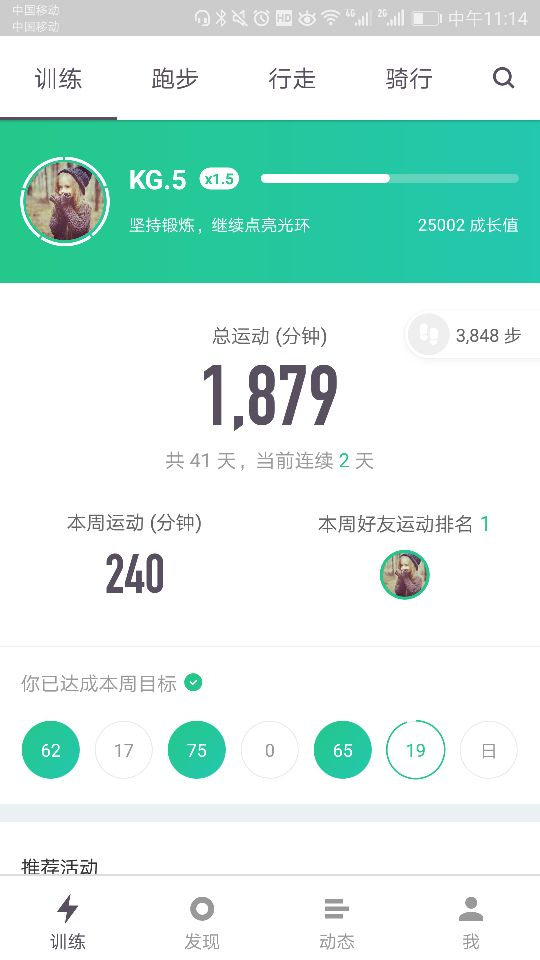
//> input picture NumericReg/keep/source/4.jpg, 540 x 960 px
$ ./NumReg   (built with g++ and OpenCV 4)
//> lines starting //> are read from the running program, lines starting //| are printed output that depends on the picture; after the words box and inside, x2 and y2 are one past the last pixel; in counts of white or black regions, pixels touching at a corner belong together
#include <iostream>
#include <vector>
#include <opencv2/opencv.hpp>
#include <opencv2/core/core.hpp>
#include <opencv2/highgui/highgui.hpp>
using namespace cv;
using std::cout;
using std::endl;
using std::vector;

int getColSum(Mat& src, int col)
{
	int ColSum = 0;
	for (int i = 0; i < src.rows; ++i) {
		ColSum += (src.at<uchar>(i, col));
	}
	return ColSum;
}

int getRowSum(Mat& src, int row)
{
	int RowSum = 0;
	for (int i = 0; i < src.cols; ++i) {
		RowSum += (src.at<uchar>(row, i));
	}
	return RowSum;
}

void cutTop(Mat& src, Mat& dstImg)//上下切割
{
	int top, bottom;
	top = 0;
	bottom = src.rows;

	int i;
	for (i = 0; i < src.rows; i++)
	{
		int colValue = getRowSum(src, i);
		if (colValue > 0)
		{
			top = i;
			break;
		}
	}
	for (; i < src.rows; i++)
	{
		int colValue = getRowSum(src, i);
		if (colValue == 0)
		{
			bottom = i;
			break;
		}
	}

	int height = bottom - top;
	Rect rect(0, top, src.cols, height);
	dstImg = src(rect).clone();
}

int cutLeft(Mat& src, Mat& leftImg, Mat& rightImg)//左右切割
{
	//cout << "cutLeft" << endl;
	int left, right;
	left = -1;
	right = src.cols;
	int i = 0;
	for (i = 0; i < src.cols; ++i) {
		int colValue = getColSum(src, i);
		//cout << "col " << i << " : " << colValue << endl;
		if (colValue > 0) {
			left = i;
			break;
		}
	}
	if (left == -1) {
		return 1;
	}

	for (; i < src.cols; i++) {
		int colValue = getColSum(src, i);
		//cout << "col " << i << " : " << colValue << endl;
		if (colValue == 0) {
			right = i;
			break;
		}
	}
	int width = right - left;
	Rect rect(left, 0, width, src.rows);
	leftImg = src(rect).clone();
	Rect rectRight(right, 0, src.cols - right, src.rows);
	rightImg = src(rectRight).clone();
	cutTop(leftImg, leftImg);
	return 0;
}

void getPXSum(Mat &src, int &diff)//获取所有像素点和
{
	threshold(src, src, 100, 255, CV_THRESH_BINARY);
	diff = 0;
	for (int i = 0; i < src.rows;i++)
	{
		for (int j = 0; j < src.cols; j++)
		{
			diff += src.at <uchar>(i, j);
		}
	}
}

int  getSubtract(Mat &src, int TemplateNum) //两张图片相减
{
	Mat img_result;
	int min = 100000000;
	int serieNum = 0;
	for (int i = 0; i < TemplateNum; i++) {
		char name[30];
		sprintf_s(name, "source\\pattern\\%d.jpg", i);
		//cout << name << endl;
		Mat Template = imread(name, CV_LOAD_IMAGE_GRAYSCALE);
		threshold(Template, Template, 100, 255, CV_THRESH_BINARY);
		threshold(src, src, 100, 255, CV_THRESH_BINARY);
		resize(src, src, Size(60, 60), 0, 0, CV_INTER_LINEAR);
		resize(Template, Template, Size(60, 60), 0, 0, CV_INTER_LINEAR);//调整尺寸
																		//imshow("src", src);
																		//imshow(name, Template);
																		//两张图片相减
		absdiff(Template, src, img_result);
		int diff = 0;
		getPXSum(img_result, diff);
		if (diff < min)
		{
			min = diff;
			serieNum = i;
		}
	}
	//printf("最小距离是%d ", min);
	//printf("匹配到第%d个模板匹配的数字是%d\n", serieNum, serieNum);
	return serieNum;
}

void preTrans(Mat& src, Mat& dst, int day)
{
	int pos[10] = { 70, 215, 365, 510, 655, 800, 950 };
	resize(src, src, Size(1080, 1920), 0, 0, CV_INTER_LINEAR);
	Rect rect(pos[day], 1470, 60, 60);
	dst = src(rect).clone();
	int Sum = 0;
	for (int i = 0; i < 5; ++i) {
		for (int j = 0; j < 5; ++j) {
			Sum += dst.at<uchar>(i, j);
		}
	}
	Sum /= 25;
	if (Sum > 200)
		threshold(dst, dst, 200, 255, CV_THRESH_BINARY_INV);//二值化
	else threshold(dst, dst, 200, 255, CV_THRESH_BINARY);//二值化
	//imshow("origin", dst);//显示图片
}

void getPattern(char* patternPath)
{
	//对图片二值化
	Mat source = imread(patternPath, CV_LOAD_IMAGE_GRAYSCALE);//读取图片并进行灰度化处理
	Mat src;
	preTrans(source, src, 2);

	Mat leftImg, rightImg;
	int res = cutLeft(src, leftImg, rightImg);
	vector<int> compression_params;
	compression_params.push_back(CV_IMWRITE_JPEG_QUALITY);
	compression_params.push_back(100);
	char path[25] = "source\\pattern\\3.jpg";
	while (res == 0)
	{
		try {
			imwrite(path, leftImg, compression_params);
		}
		catch (cv::Exception& ex) {
			printf("Exception converting image to JPG format: %s\n", ex.what());
			return;
		}
		path[15] = '5';
		cout << path << endl;
		Mat srcTmp = rightImg;
		res = cutLeft(srcTmp, leftImg, rightImg);
	}
}

void Match(char* matchImgPath, int day)
{
//> called with matchImgPath = "source\4.jpg", day = 5
	//对图片二值化
	Mat source = imread(matchImgPath, CV_LOAD_IMAGE_GRAYSCALE);//读取图片并进行灰度化处理
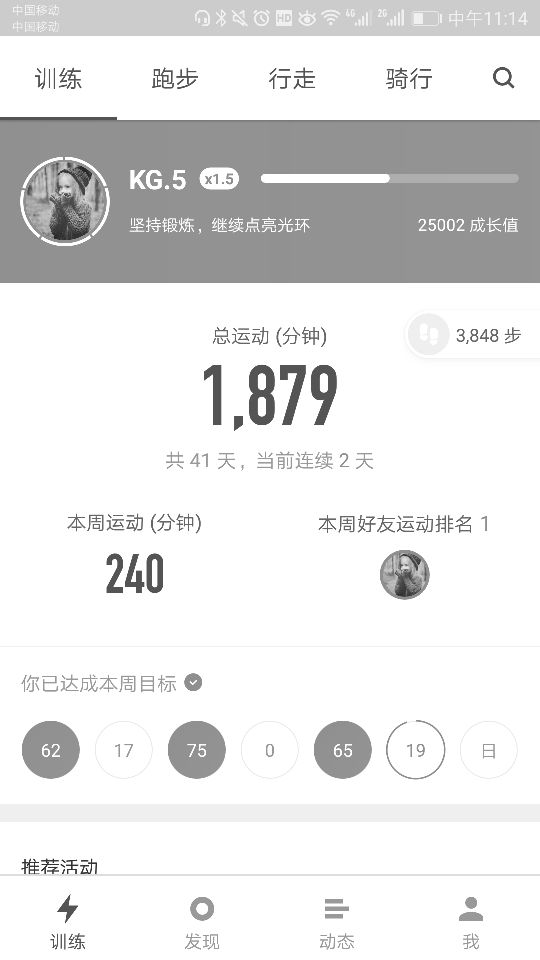
//> source: 960 rows x 540 cols, CV_8UC1; min 27, max 255, mean 229.1
	Mat src;
	preTrans(source, src, day);
//> in preTrans, `dst = src(rect).clone();`:
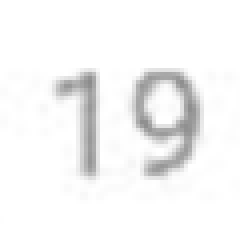
//> dst: 60 rows x 60 cols, CV_8UC1 (shown 4 times larger); min 140, max 255, mean 245.3
//> the loop in preTrans, `for (int i = 0; i < 5; ++i)` made 5 passes
//> Sum on passes 1 to 5: 1275, 2550, 3825, 5100, 6375
//> after the loop in preTrans, `for (int i = 0; i < 5; ++i)`: Sum = 6375
//> in preTrans, `Sum /= 25;`: Sum = 255
//> in preTrans, `threshold(dst, dst, 200, 255, CV_THRESH_BINARY_INV);`:
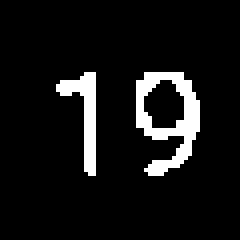
//> dst: 60 rows x 60 cols, CV_8UC1 (shown 4 times larger); 8.1% white; 2 white regions, box (x1, y1, x2, y2) and area: (34, 18, 50, 44) 190, (14, 18, 24, 44) 102
	//imshow("origin", src);//显示图片

	int ans = 0;
	Mat leftImg, rightImg;
	int res = cutLeft(src, leftImg, rightImg);
//> the loop in cutLeft, `for (i = 0; i < src.cols; ++i)` made 15 passes
//> colValue on passes 1 to 12: 0, 0, 0, 0, 0, 0, 0, 0, 0, 0, 0, 0
//> the loop in cutLeft, `for (; i < src.cols; i++)` made 11 passes
//> (colValue, right) on pass 11: (0, 24)
//> colValue on passes 1 to 6: 510, 1020, 1020, 1020, 765, 765
//> after the loop in cutLeft, `for (; i < src.cols; i++)`: i = 24
//> in cutLeft, `int width = right - left;`: width = 10
//> in cutLeft, `Rect rect(left, 0, width, src.rows);`: rect = Rect(14, 0, 10, 60)
//> in cutLeft, `Rect rectRight(right, 0, src.cols - right, src.rows);`: rectRight = Rect(24, 0, 36, 60)
//> in cutLeft, `rightImg = src(rectRight).clone();`:
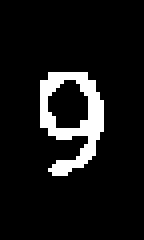
//> rightImg: 60 rows x 36 cols, CV_8UC1 (shown 4 times larger); 8.8% white; 1 white region, box (x1, y1, x2, y2) and area: (10, 18, 26, 44) 190
//> the loop in cutTop, `for (i = 0; i < src.rows; i++)` made 19 passes
//> the loop in cutTop, `for (; i < src.rows; i++)` made 27 passes
//> (colValue, bottom) on pass 27: (0, 44)
//> colValue on passes 1 to 6: 765, 1020, 2295, 2550, 2550, 1785
//> after the loop in cutTop, `for (; i < src.rows; i++)`: i = 44
//> in cutTop, `int height = bottom - top;`: height = 26
//> in cutTop, `Rect rect(0, top, src.cols, height);`: rect = Rect(0, 18, 10, 26)
//> res = 0
	while (res == 0)
	{
		ans = ans * 10 + getSubtract(leftImg, 10);
//> 0.jpg cannot be read in this run, so this picture is empty
//> in getSubtract, `resize(src, src, Size(60, 60), 0, 0, CV_INTER_LINEAR);`:
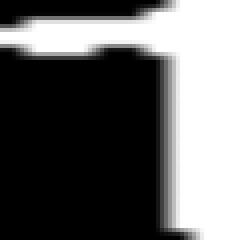
//> src: 60 rows x 60 cols, CV_8UC1 (shown 4 times larger); min 0, max 255, mean 100
		Mat srcTmp = rightImg;
		res = cutLeft(srcTmp, leftImg, rightImg);
	}
	printf("识别结果： %d\n", ans);
}

int main()
{
	//getPattern("source\\1.jpg");
//> (the run ends here: the program stops with an error, at `resize(Template, Template, Size(60, 60), 0, 0, CV_INTER_LINEAR);`)

$ run again, with NumericReg/keep/source/1.jpg copied over NumericReg/keep/source/4.jpg
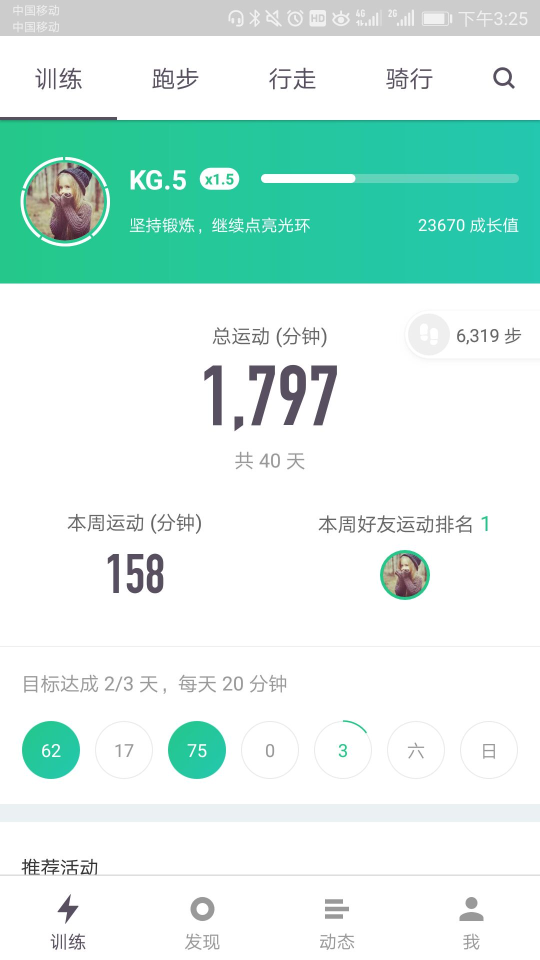
//> input picture NumericReg/keep/source/1.jpg, 1080 x 1920 px (shown at 1/2 size)
//> the loop in preTrans, `for (int i = 0; i < 5; ++i)` made 5 passes
//> Sum on passes 1 to 5: 1275, 2550, 3825, 5100, 6375
//> after the loop in preTrans, `for (int i = 0; i < 5; ++i)`: Sum = 6375
//> in preTrans, `Sum /= 25;`: Sum = 255
//> in preTrans, `threshold(dst, dst, 200, 255, CV_THRESH_BINARY_INV);`:
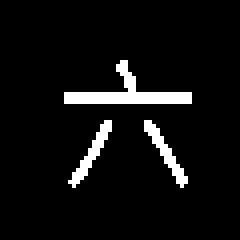
//> dst: 60 rows x 60 cols, CV_8UC1 (shown 4 times larger); 6% white in thin lines or dots, all inside (x1, y1, x2, y2) = (16, 15, 48, 47)
//> the loop in cutLeft, `for (i = 0; i < src.cols; ++i)` made 17 passes
//> colValue on passes 1 to 8: 0, 0, 0, 0, 0, 0, 0, 0
//> the loop in cutLeft, `for (; i < src.cols; i++)` made 33 passes
//> (colValue, right) on pass 33: (0, 48)
//> after the loop in cutLeft, `for (; i < src.cols; i++)`: i = 48
//> width = 32
//> in cutLeft, `Rect rect(left, 0, width, src.rows);`: rect = Rect(16, 0, 32, 60)
//> leftImg: 60 rows x 32 cols, CV_8UC1; 11.2% white; 3 white regions, box (x1, y1, x2, y2) and area: (0, 15, 32, 26) 118, (1, 30, 12, 47) 49, (20, 30, 31, 47) 49
//> rectRight = Rect(48, 0, 12, 60)
//> the loop in cutTop, `for (i = 0; i < src.rows; i++)` made 16 passes
//> the loop in cutTop, `for (; i < src.rows; i++)` made 12 passes
//> (colValue, bottom) on pass 12: (0, 26)
//> after the loop in cutTop, `for (; i < src.rows; i++)`: i = 26
//> height = 11
//> in cutTop, `Rect rect(0, top, src.cols, height);`: rect = Rect(0, 15, 32, 11)
//> res = 0
//> in getSubtract, `resize(src, src, Size(60, 60), 0, 0, CV_INTER_LINEAR);`:
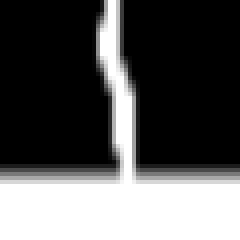
//> src: 60 rows x 60 cols, CV_8UC1 (shown 4 times larger); min 0, max 255, mean 85.4
